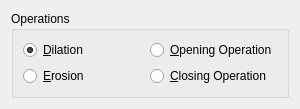
<?xml version="1.0" encoding="UTF-8"?>
<ui version="4.0">
 <class>MorphologyRadioWidget</class>
 <widget class="QWidget" name="MorphologyRadioWidget">
  <property name="geometry">
   <rect>
    <x>0</x>
    <y>0</y>
    <width>300</width>
    <height>104</height>
   </rect>
  </property>
  <property name="windowTitle">
   <string>Form</string>
  </property>
  <layout class="QGridLayout" name="gridLayout_2">
   <item row="0" column="0">
    <widget class="QGroupBox" name="groupBox">
     <property name="title">
      <string>Operations</string>
     </property>
     <layout class="QGridLayout" name="gridLayout">
      <item row="0" column="0">
       <widget class="QRadioButton" name="dilationButton">
        <property name="text">
         <string>&amp;Dilation</string>
        </property>
        <property name="checked">
         <bool>true</bool>
        </property>
       </widget>
      </item>
      <item row="0" column="1">
       <widget class="QRadioButton" name="openingButton">
        <property name="text">
         <string>&amp;Opening Operation</string>
        </property>
       </widget>
      </item>
      <item row="1" column="0">
       <widget class="QRadioButton" name="erosionButton">
        <property name="text">
         <string>&amp;Erosion</string>
        </property>
       </widget>
      </item>
      <item row="1" column="1">
       <widget class="QRadioButton" name="closingButton">
        <property name="text">
         <string>&amp;Closing Operation</string>
        </property>
       </widget>
      </item>
     </layout>
    </widget>
   </item>
  </layout>
 </widget>
 <resources/>
 <connections/>
</ui>
